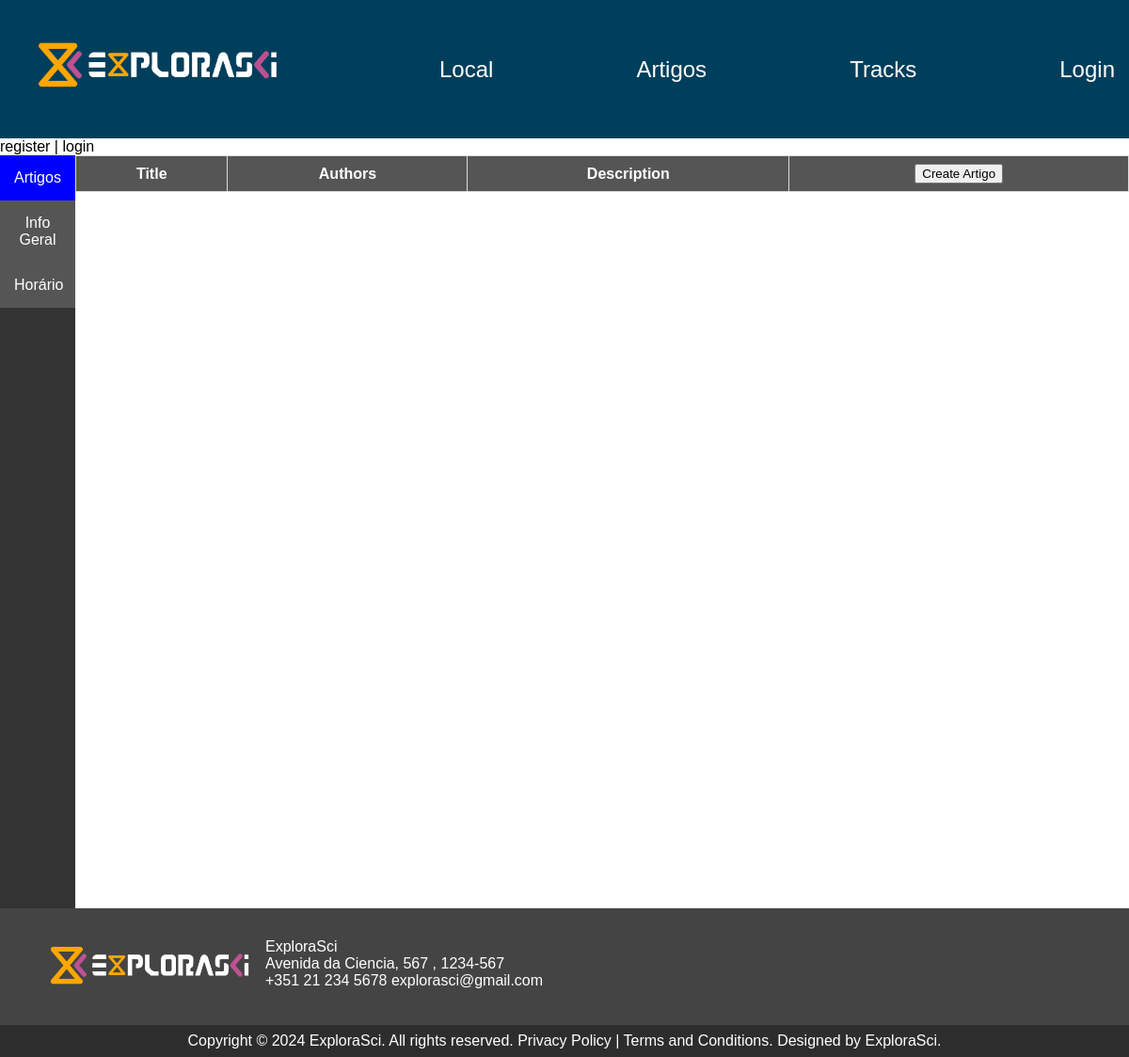
The page /admin_artigo.php on the database as committed earlier.
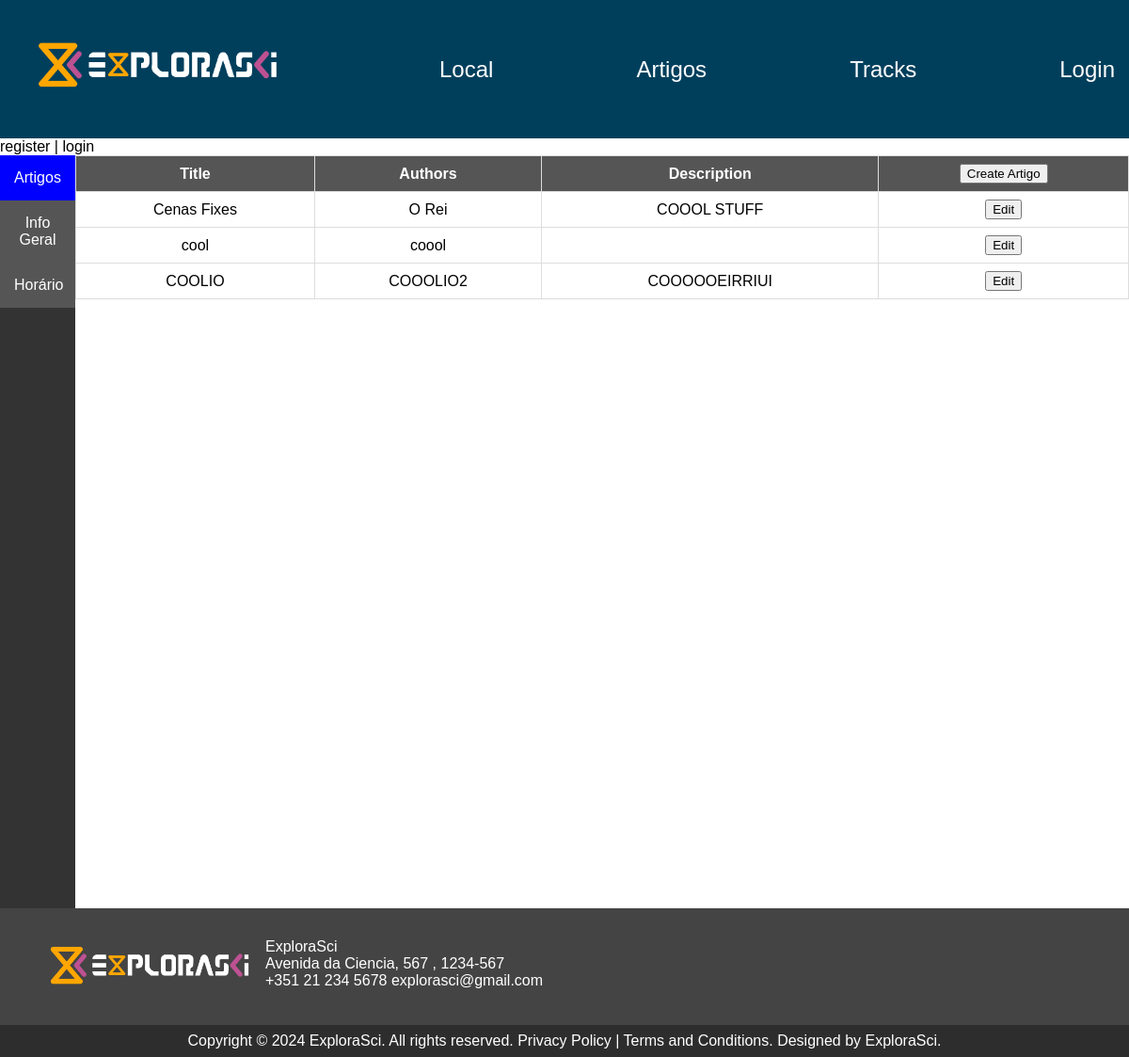
The same page on the database as committed later.
### tables this page shows
CREATE TABLE `artigo` (
  `id` int(11) NOT NULL,
  `titulo` varchar(200) NOT NULL,
  `autores` varchar(200) NOT NULL,
  `descricao` varchar(2000) NOT NULL
);

### admin_artigo.php (the view, shortened to what this page needs)
<?php
include "inc/top.inc.php";
?>
<head>
<body>
<div class="flex-container">
    <?php
    $currentPage = 'artigos';
    include("inc/admin_sidebar.php"); ?>
<div class="content">
            <table>
                <thead>
                    <tr>
                        <th>Title</th>
                        <th>Authors</th>
                        <th>Description</th>
                        <th> <button onclick="openPopup()">Create Artigo</button></th>
                    </tr>
                </thead>
                <tbody>
                    <?php
                    include("inc/config.inc.php");
                    $sql = "SELECT titulo, autores, descricao FROM artigo";
                    $result = $db->query($sql);
                    while ($row = $result->fetch_assoc()) {
                        echo "<tr>
                                <td>" . $row["titulo"] . "</td>
                                <td>" . $row["autores"] . "</td>
                                <td>" . $row["descricao"] . "</td>
                                <td><button onclick=\"openEditPopup('')\">Edit</button></td>
                                </tr>";
                      }
                      ?>
                  </tbody>
              </table>
          </div>
  </body>
  </html>
<?php
include "inc/bot.inc.php";
?>

### inc/top.inc.php (shortened to what this page needs)
<!DOCTYPE html>
<html lang="en">
<head>
    <link rel="stylesheet" type="text/css" href="css/novatasks.css">
</head>
<body>
<nav>
    <div class="nav-container">
        <a href="./index.php">
            <img class="logo" src="./images/ExploraSci.png">
        </a>
        <a href="location.php">Local</a>
        <a href="articles.php">Artigos</a>
        <a href="#">Tracks</a>
        <a href="login.php">Login</a>
    </div>
</nav>
<? include "inc/check-user.inc.php";?>

### inc/check-user.inc.php
<? if (@$_SESSION['user']) { ?>
User: <?= $_SESSION['user']; ?> | <a href="home.php?logout=1">logout</a>
<? } else { ?>
<a href="register.php">register</a> | <a href="login.php">login</a>
<? }?>

### inc/admin_sidebar.php (shortened to what this page needs)
<head>
</head>
<body>
    <div class="sidebar">
    <button class="<?php echo ($currentPage == 'artigos') ? 'active' : ''; ?>" onclick="window.location.href='admin_artigo.php';">Artigos</button>
    <button class="<?php echo ($currentPage == 'geral') ? 'active' : ''; ?>" onclick="window.location.href='admin_geral.php';">Info Geral</button>
    <button class="<?php echo ($currentPage == 'horario') ? 'active' : ''; ?>" onclick="window.location.href='admin_horario.php';">Horário</button>
</div>
</body>
</html>

### inc/bot.inc.php
<footer>
    <div class="footer-info">
        <img src="./images/ExploraSci.png" alt="logo" width="250px" height="60">
        <span>ExploraSci <br>
        Avenida da Ciencia, 567 , 1234-567<br>
        +351 21 234 5678 explorasci@gmail.com</span>
    </div>
    <div class="copyright">
        <span>Copyright &copy 2024 ExploraSci. All rights reserved. Privacy Policy | Terms and Conditions. Designed by ExploraSci. </span>
    </div>
</footer>
</body>
</html>

### css/novatasks.css (style rules this page uses)
body { height: 100vh; margin: 0 auto; font-family: 'Helvetica', Verdana, Geneva, Tahoma, sans-serif; background: white; }
.footer-info { display: flex; flex-flow: row; background: #444; padding: 2em; color: white; }
.copyright { padding: .5em; color: white; background: #2d2d2d; margin: 0; text-align: center; }
a { text-decoration: none; color: inherit; }
.nav-container { background-color: #003f5c; padding-block: 30px; display: flex; justify-content: space-between; align-items: center; font-size: 1.5rem; }
nav a { color: white; text-decoration: none; padding: 5px; margin: 0 10px; transition: color 0.3s; }
.logo { width: 300px; }

### admin_artigo.php (style rules this page uses)
.flex-container { display: flex; }
.content { flex: 1; max-width: 1200px; }
.content table { width: 100%; border-collapse: collapse; }
.content th, .content td { border: 1px solid #ddd; padding: 8px; text-align: center; }
.content th { background-color: #555; color: white; }

### inc/admin_sidebar.php (style rules this page uses)
.sidebar { text-decoration: none; width: 80px; background-color: #333; height: 100vh; display: flex; flex-direction: column; align-items: center; justify-content: flex-start; }
.sidebar button { background-color: #555; border: none; color: white; padding: 15px; text-align: center; text-decoration: none; display: block; font-size: 16px; width: 100%; cursor: pointer; }
.sidebar button.active { background-color: blue; cursor: default; pointer-events: none; }

Rows that differ between the two databases and show on the page:
added artigo: titulo "Cenas Fixes", autores "O Rei", descricao "COOOL STUFF"
added artigo: titulo "cool", autores "coool"
added artigo: titulo "COOLIO", autores "COOOLIO2", descricao "COOOOOEIRRIUI"
